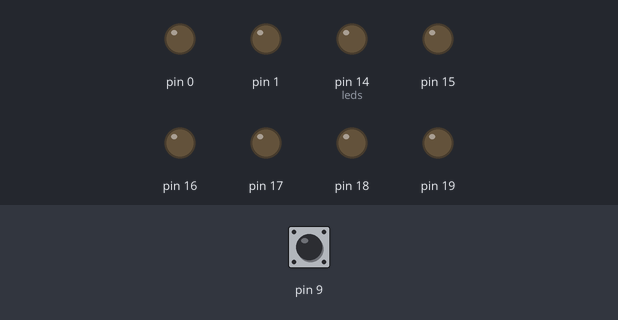
A sketch run on a simulated Arduino Uno, built with avr-gcc and run on an emulated ATmega328P. Parts: output pins drawn as LEDs (lit = HIGH). Inputs (shaded band) come from the test bench; at power-on: pin 9 HIGH.

Above: at 0.5 s.
At 4.4 s:
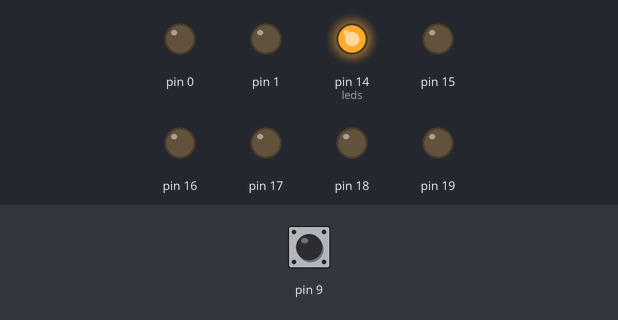
At 5.4 s:
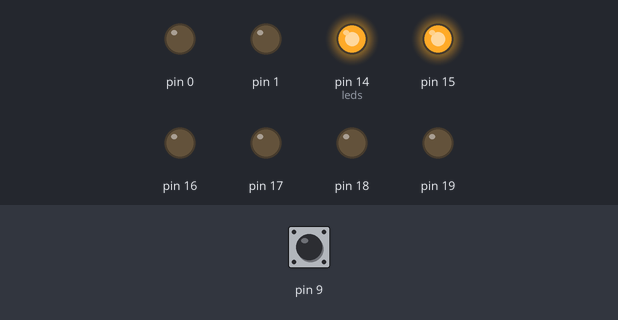
At 6.4 s:
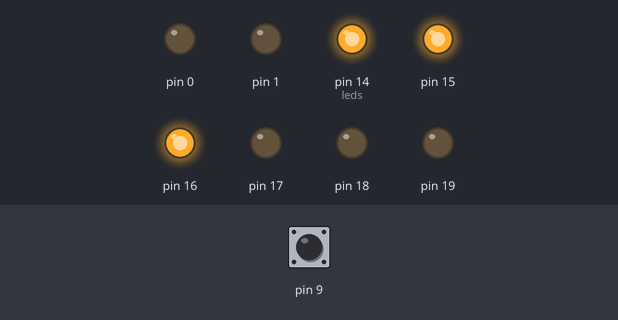
At 7.4 s:
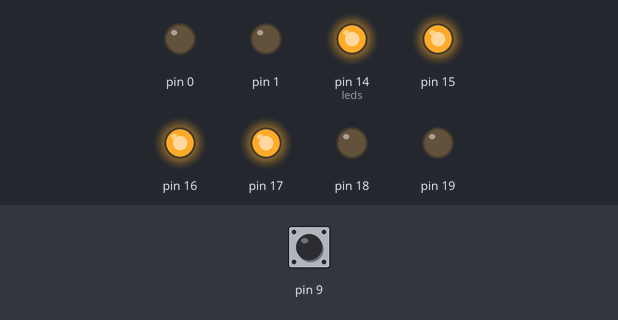
At 9.4 s:
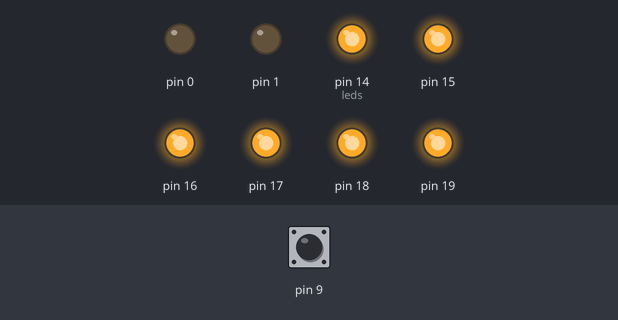
Timing chart, 0 to 10.3 s (numbered marks = the images above):
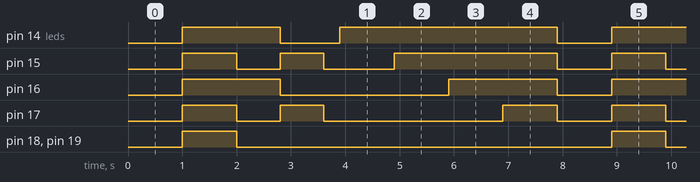

The sketch:

sketch_mar13a.ino
```cpp
int main(){

  DDRD = 0;
  DDRB = 0;
  DDRC = 255; // Todas os pinos de C setados como saída.
  DDRD |= (1 << PD0) | (1 << PD1);
  PORTC = 0; // Inicialmente todos os Leds desligados.


  for(;;){
    // Todos os Leds acendem e apagam em intervalos de 300ms com "A" pressionado.
    if(!(PIND & (1 << PD0))){ // Porta A.

      PORTC = 0; // Desligando os leds.
      _delay_ms(1000);
      PORTC = 255; // Ligando os leds após o tempo de 300ms.
      _delay_ms(1000);
    }
    // Os leds acendem em pares, alternadamente, em intervalos de 800ms com "B" pressionado.
    if(!(PIND & (1 << PD1))){ // Porta B.

      PORTC = 0; // Inicia tudo desligado.
      PORTC |= (1 << PC0) | (1 << PC2);
      _delay_ms(800);
      PORTC = 0;
      PORTC |= (1 << PC1) | (1 << PC3);
      _delay_ms(800);

    }
    // Os leds acendem sequencialmente em intervalos de 300ms e em seguida todos apagam e se repete tudo com "C" pressionada.
    if(!(PIND & (1 << PB0))){ // Porta C.

      PORTC = 0;
      _delay_ms(300);
      PORTC |= (1<< PC0);
      _delay_ms(1000);
      PORTC |= (1<< PC1);
      _delay_ms(1000);
      PORTC |= (1<< PC2);
      _delay_ms(1000);
      PORTC |= (1<< PC3);
      _delay_ms(1000);
    }

    // Os leds todos iniciam acesos e vão se apagando do último para o primeiro em intervalos de 300ms e se repete com "D" pressionada.
    if(!(PINB & (1 << PB1))){

      PORTC |= (1 << PC0) | (1 << PC1) | (1 << PC2) | (1 << PC3); // Ligando os leds.
      _delay_ms(1000);
      PORTC &= ~(1 << PC3);
      _delay_ms(1000);
      PORTC &= ~(1 << PC2);
      _delay_ms(1000);
      PORTC &= ~(1 << PC1);
      _delay_ms(1000);
      PORTC &= ~(1 << PC0);
      _delay_ms(1000);
    }
  }
}
```

Measured:
- by itself, pin 14 (leds): repeats every 7.9 s: LOW 1.1 s, HIGH 4.0 s, LOW 1.0 s, HIGH 1.8 s
- by itself, pin 15: repeats every 7.9 s: LOW 0.80 s, HIGH 0.80 s, LOW 1.3 s, HIGH 3.0 s, LOW 1.0 s, HIGH 1.0 s
- by itself, pin 16: repeats every 7.9 s: LOW 3.1 s, HIGH 2.0 s, LOW 1.0 s, HIGH 1.8 s
- by itself, pin 17: repeats every 7.9 s: LOW 0.80 s, HIGH 0.80 s, LOW 3.3 s, HIGH 1.0 s, LOW 1.0 s, HIGH 1.0 s
- by itself, pin 18, pin 19: alternates HIGH for 1.0 s and LOW for 6.9 s
